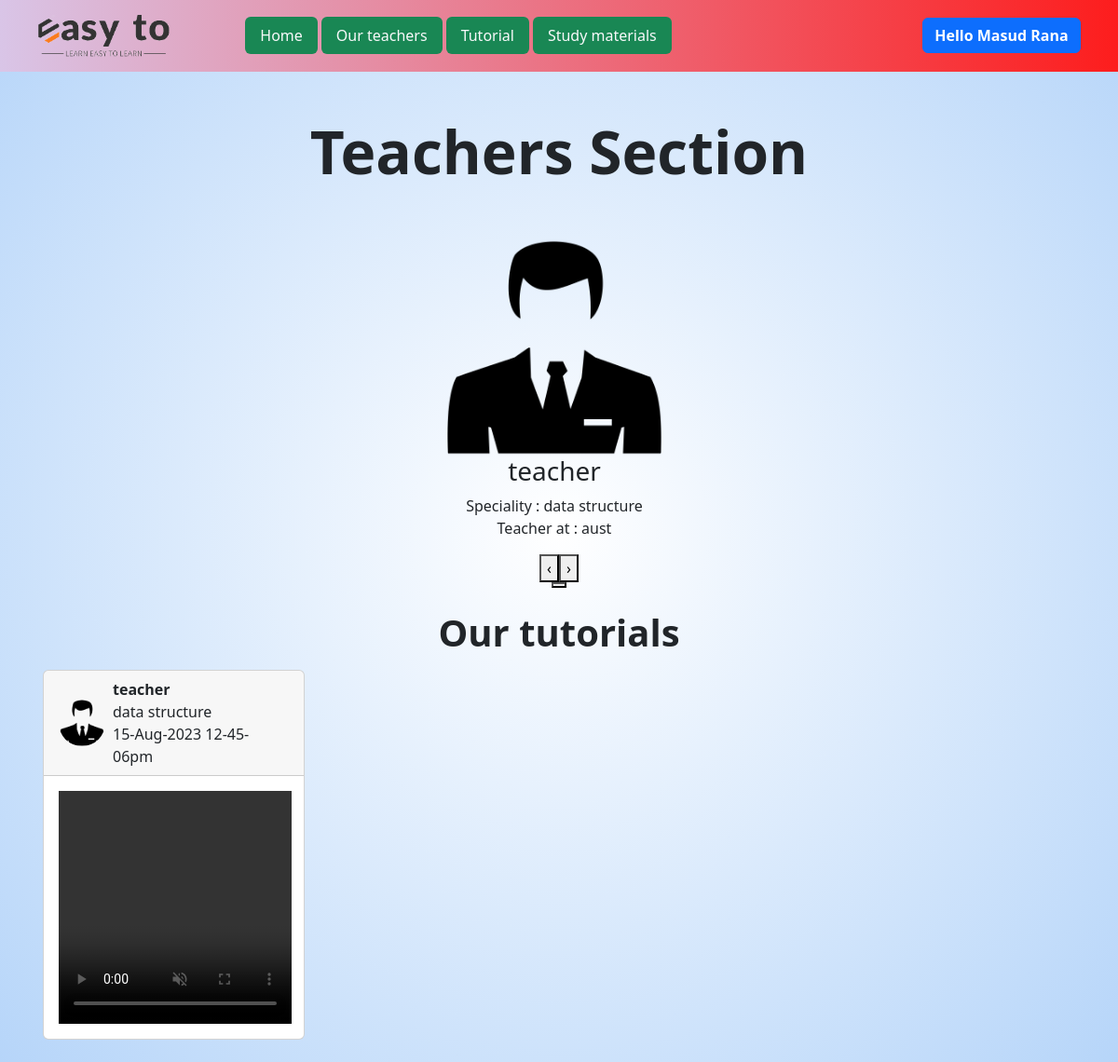
Page /teacher-list.php (signed in) on the committed database.
### tables this page shows
CREATE TABLE `teachers` (
  `id` int(11) NOT NULL,
  `name` varchar(255) DEFAULT NULL,
  `email` varchar(255) DEFAULT NULL,
  `password` varchar(255) NOT NULL,
  `speciality` varchar(25) DEFAULT NULL,
  `institution` varchar(255) NOT NULL,
  `img_path` varchar(255) NOT NULL
);

CREATE TABLE `tutorials` (
  `id` int(11) NOT NULL,
  `author_name` varchar(255) DEFAULT NULL,
  `author_img` varchar(255) DEFAULT NULL,
  `email` varchar(20) NOT NULL,
  `upload_date` varchar(255) DEFAULT NULL,
  `video_link` varchar(255) DEFAULT NULL,
  `course_name` varchar(255) DEFAULT NULL,
  `materials` varchar(20) NOT NULL,
  `description` varchar(255) NOT NULL,
  `title` varchar(25) NOT NULL
);

### teacher-list.php (the view, shortened to what this page needs)
<?php include 'header.inc.php'; ?>
    <div class="container mt-5 mb-5">
        <h1 class="fw-bold text-center display-3">Teachers Section</h1>
    </div>
<center>
<div class="owl-carousel owl-theme">
<?php
            $query="SELECT * from teachers";
            $run=mysqli_query($con,$query) or die("Tutorial query failed");
            if(mysqli_num_rows($run)>0){
                while($data=mysqli_fetch_assoc($run)){
            ?>
    <div class="container1">
        <div class="d-flex align-items-center justify-content-center flex-column">
            <img src="assets/user_upload/<?php echo $data['img_path']; ?>" alt="About-image" class="rounded img-fluid">
            <h3><?php echo $data['name']; ?></h3>
            <span>Speciality : <?php echo $data['speciality']; ?></span>
            <p>Teacher at : <?php echo $data['institution'] ?></p>
        </div>
    </div>
<?php
                }
            }
?>
</div>
</center>
<div class="container mb-2 p-2 mt-2">
    <div class="row">
        <h1 class="fw-bold mb-2 mt-2 text-center">Our tutorials</h1>
        <div class="col-12 d-flex align-items-center justify-content-between flex-wrap">
        <?php
            $query="SELECT * from tutorials";
            $run=mysqli_query($con,$query) or die("Tutorial query failed");
            if(mysqli_num_rows($run)>0){
                while($data=mysqli_fetch_assoc($run)){
            ?>
            <div class="m-2 col-3 card">
                <div class="card-header d-flex align-items-center ">
                    <img src="assets/<?php echo $data['author_img'] ?>" class="rounded">
                    <div class="info ms-2 d-flex align-items-center flex-column">
                        <strong><?php echo $data['author_name'] ?></strong>
                        <p class="m-0"><?php echo $data['course_name'] ?></p>
                        <span><?php echo $data['upload_date'] ?></span>
                    </div>
                </div>
                <div class="card-body">
                    <video muted controls width="250px" height="250px">
                        <source src="assets/user_upload/<?php echo $data['video_link'] ?>" type="video/mp4">
                    </video>
                </div>
            </div>
        <?php
                }
            }
        ?>
        </div>
    </div>
</div>
</body>
</html>

### css/style.css (style rules this page uses)
.info { display: block !important; top: 57px; }
.card-header img { width: 50px; border-radius: 50% !important; height: 50px; }
body { background: radial-gradient(circle, rgba(255,255,255,1) 0%, rgba(182,213,249,1) 100%); }

### rows in the picture
teachers: img_path (picture), name "teacher", speciality "data structure", institution "aust"
tutorials: author_img (picture), author_name "teacher", course_name "data structure", upload_date "15-Aug-2023 12-45-06pm"

### other values in the picture
$_SESSION['name'] "Masud Rana"
